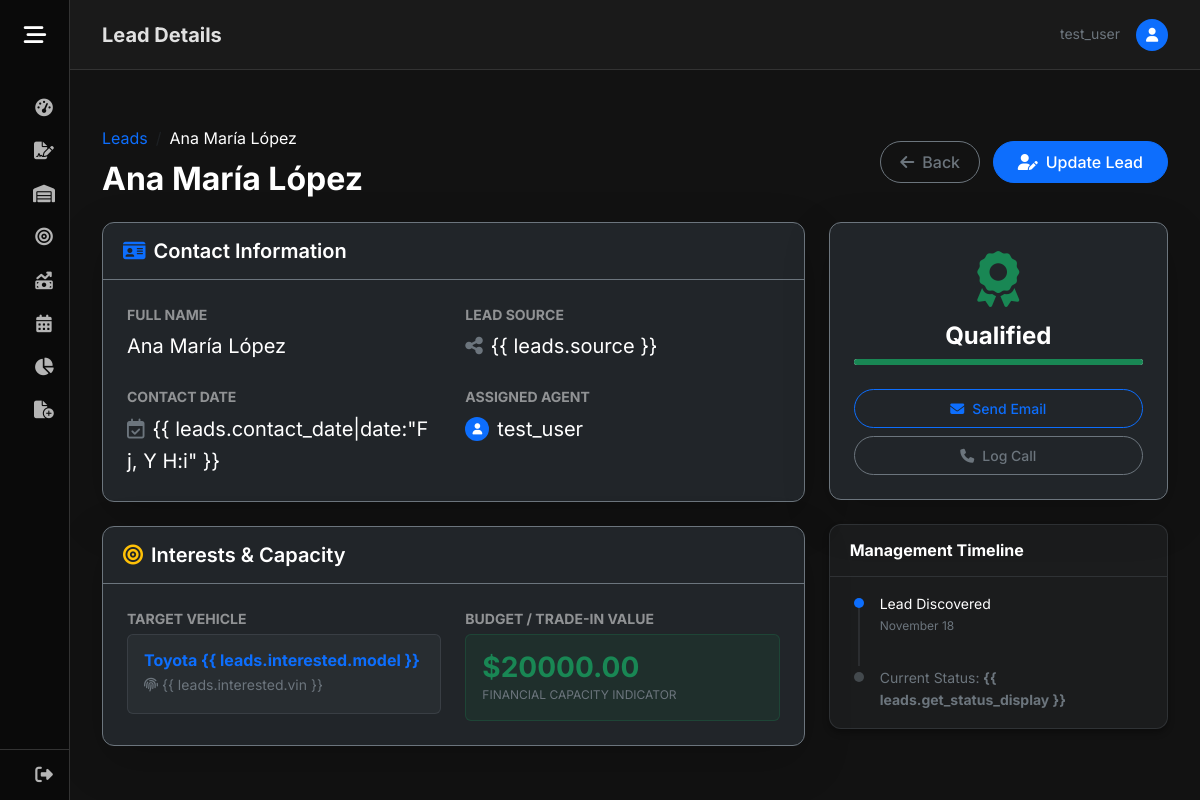
Screenshot of /show_lead/1 (signed in) with the database file from the repository.
### GDMFX/models.py (models this page shows, shortened)
class Leads(models.Model):
    name = models.CharField(max_length=150)
    interested = models.ForeignKey(Vehicles, on_delete=models.SET_NULL, null=True, blank=True)
    source = models.CharField(max_length=150)
    LEAD_STATUS_CHOICES = [
        ('Interested', 'Interested'),
        ('Contacted', 'Contacted'),
        ('Qualified', 'Qualified'),
    ]
    status = models.CharField(max_length=20, choices=LEAD_STATUS_CHOICES, default='Interested')
    user = models.ForeignKey(User, on_delete=models.SET_NULL, null=True, blank=True)
    contact_date = models.DateTimeField(null=True, blank=True)
    bullet = models.DecimalField(max_digits=12, decimal_places=2, null=True, blank=True)

class Vehicles(models.Model):
    vin = models.CharField(max_length=17, unique=True)
    brand = models.CharField(max_length=50)
    model = models.CharField(max_length=50)
    CONDITION_CHOICES = [
        ('Used', 'Used'),
        ('New', 'New'),
    ]
    condition = models.CharField(max_length=10, choices=CONDITION_CHOICES)
    km = models.IntegerField(default=0)
    color = models.CharField(max_length=50)
    price_adquisition = models.DecimalField(max_digits=12, decimal_places=2, null=True, blank=True)
    selling_price = models.DecimalField(max_digits=12, decimal_places=2, null=True, blank=True)
    integration_date = models.DateField(null=True, blank=True)
    STATUS_CHOICES = [
        ('Available', 'Available'),
        ('Sold', 'Sold'),
    ]
    status = models.CharField(max_length=10, choices=STATUS_CHOICES)
    user = models.ForeignKey(User, on_delete=models.CASCADE)

### GDMFX/views.py (the view)
# urls.py: path('show_lead/<int:id_lead>', views.show_lead, name='show_lead'),
@login_required
def show_lead(request, id_lead):
    lead = get_object_or_404(Leads, pk= id_lead, user = request.user)
    return render(request, 'show_lead.html', {'leads': lead})

### GDMFX/templates/show_lead.html (shortened to what this page needs)
{% extends 'base.html' %}
{% load static %}
{% block page_title %}Lead Details{% endblock %}
{% block content %}
<div class="row mb-4 align-items-center">
    <div class="col-md-6">
        <nav aria-label="breadcrumb">
            <ol class="breadcrumb mb-2">
                <li class="breadcrumb-item"><a href="{% url 'leads' %}"
                        class="text-primary text-decoration-none">Leads</a>
                </li>
                <li class="breadcrumb-item active text-white" aria-current="page">{{ leads.name }}</li>
            </ol>
        </nav>
        <h1 class="h2 mb-0 text-white fw-bold">{{ leads.name }}</h1>
    </div>
    <div class="col-md-6 text-md-end mt-3 mt-md-0">
        <a href="{% url 'leads' %}" class="btn btn-outline-secondary me-2 rounded-pill">
            <i class="fa-solid fa-arrow-left me-2"></i>Back
        </a>
        <a href="{% url 'update_lead' leads.id %}" class="btn btn-primary rounded-pill px-4">
            <i class="fa-solid fa-user-pen me-2"></i>Update Lead
        </a>
    </div>
</div>
<div class="row g-4">
    <div class="col-lg-8">
        <div class="card bg-dark border-secondary shadow-lg mb-4">
            <div class="card-header border-secondary bg-transparent py-3">
                <h5 class="card-title mb-0 text-white"><i class="fa-solid fa-id-card me-2 text-primary"></i>Contact
                    Information</h5>
            </div>
            <div class="card-body p-4">
                <div class="row g-4">
                    <div class="col-md-6">
                        <label class="text-white small text-uppercase fw-bold opacity-50 d-block mb-1">Full Name</label>
                        <p class="text-white fs-5 mb-0">{{ leads.name }}</p>
                    </div>
                    <div class="col-md-6">
                        <label class="text-white small text-uppercase fw-bold opacity-50 d-block mb-1">Lead
                            Source</label>
                        <p class="text-white fs-5 mb-0"><i class="fa-solid fa-share-nodes me-2 text-secondary"></i>{{
                            leads.source }}</p>
                    </div>
                    <div class="col-md-6">
                        <label class="text-white small text-uppercase fw-bold opacity-50 d-block mb-1">Contact
                            Date</label>
                        <p class="text-white fs-5 mb-0"><i
                                class="fa-regular fa-calendar-check me-2 text-secondary"></i>{{
                            leads.contact_date|date:"F j, Y H:i" }}</p>
                    </div>
                    <div class="col-md-6">
                        <label class="text-white small text-uppercase fw-bold opacity-50 d-block mb-1">Assigned
                            Agent</label>
                        <div class="d-flex align-items-center">
                            <div class="bg-primary rounded-circle me-2 d-flex align-items-center justify-content-center"
                                style="width: 24px; height: 24px;">
                                <i class="fa-solid fa-user text-white" style="font-size: 0.7rem;"></i>
                            </div>
                            <span class="text-white fs-5">{{ leads.user.username|default:"Unassigned" }}</span>
                        </div>
                    </div>
                </div>
            </div>
        </div>
        <div class="card bg-dark border-secondary shadow-lg">
            <div class="card-header border-secondary bg-transparent py-3">
                <h5 class="card-title mb-0 text-white"><i class="fa-solid fa-bullseye me-2 text-warning"></i>Interests &
                    Capacity</h5>
            </div>
            <div class="card-body p-4">
                <div class="row g-4">
                    <div class="col-md-6">
                        <label class="text-white small text-uppercase fw-bold opacity-50 d-block mb-1">Target
                            Vehicle</label>
                        {% if leads.interested %}
                        <a href="{% url 'show_details' leads.interested.id %}" class="text-decoration-none">
                            <div
                                class="p-3 rounded bg-secondary bg-opacity-10 border border-secondary border-opacity-25 card-hover-simple">
                                <h6 class="text-primary fw-bold mb-1">{{ leads.interested.brand }} {{
                                    leads.interested.model }}</h6>
                                <p class="text-secondary small mb-0"><i class="fa-solid fa-fingerprint me-1"></i>{{
                                    leads.interested.vin }}</p>
                            </div>
                        </a>
                        {% else %}
                        <p class="text-secondary fst-italic">No specific vehicle selected yet</p>
                        {% endif %}
                    </div>
                    <div class="col-md-6">
                        <label class="text-white small text-uppercase fw-bold opacity-50 d-block mb-1">Budget / Trade-in
                            Value</label>
                        <div class="p-3 rounded bg-success bg-opacity-10 border border-success border-opacity-25">
                            <h3 class="text-success fw-bold mb-0">${{ leads.bullet|default:"0.00" }}</h3>
                            <p class="text-secondary extra-small text-uppercase mb-0">Financial capacity indicator</p>
                        </div>
                    </div>
                </div>
            </div>
        </div>
    </div>
    <div class="col-lg-4">
        <div class="card bg-dark border-secondary shadow-lg mb-4">
            <div class="card-body p-4">
                <div class="text-center mb-4">
                    <div class="status-indicator-lead mb-3">
                        {% if leads.status == 'Qualified' %}
                        <div class="display-4 text-success"><i class="fa-solid fa-award"></i></div>
                        <h4 class="text-white fw-bold mt-2">Qualified</h4>
                        <div class="progress mt-2" style="height: 6px;">
                            <div class="progress-bar bg-success" style="width: 100%"></div>
                        </div>
                        {% elif leads.status == 'Contacted' %}
                        <div class="display-4 text-warning"><i class="fa-solid fa-comments"></i></div>
                        <h4 class="text-white fw-bold mt-2">Contacted</h4>
                        <div class="progress mt-2" style="height: 6px;">
                            <div class="progress-bar bg-warning" style="width: 66%"></div>
                        </div>
                        {% else %}
                        <div class="display-4 text-primary"><i class="fa-solid fa-user-plus"></i></div>
                        <h4 class="text-white fw-bold mt-2">New Interest</h4>
                        <div class="progress mt-2" style="height: 6px;">
                            <div class="progress-bar bg-primary" style="width: 33%"></div>
                        </div>
                        {% endif %}
                    </div>
                </div>
                <div class="d-grid gap-2">
                    <button class="btn btn-outline-primary btn-sm rounded-pill"><i
                            class="fa-solid fa-envelope me-2"></i>Send Email</button>
                    <button class="btn btn-outline-secondary btn-sm rounded-pill"><i
                            class="fa-solid fa-phone me-2"></i>Log Call</button>
                </div>
            </div>
        </div>
        <div class="card bg-secondary bg-opacity-10 border-secondary border-opacity-25 text-white">
            <div class="card-header bg-transparent border-secondary border-opacity-25 py-3">
                <h6 class="mb-0 fw-bold">Management Timeline</h6>
            </div>
            <div class="card-body py-3">
                <div class="timeline-simple">
                    <div class="d-flex mb-3">
                        <div class="me-3 position-relative">
                            <div class="bg-primary rounded-circle" style="width: 10px; height: 10px; margin-top: 5px;">
                            </div>
                            <div class="timeline-line bg-secondary position-absolute"
                                style="width: 2px; height: 100%; top: 15px; left: 4px; opacity: 0.2;"></div>
                        </div>
                        <div>
                            <p class="small text-white mb-0">Lead Discovered</p>
                            <p class="extra-small text-secondary">{{ leads.contact_date|date:"F d" }}</p>
                        </div>
                    </div>
                    <div class="d-flex">
                        <div class="me-3">
                            <div class="bg-secondary bg-opacity-50 rounded-circle"
                                style="width: 10px; height: 10px; margin-top: 5px;"></div>
                        </div>
                        <div>
                            <p class="small text-secondary mb-0">Current Status: <strong>{{ leads.get_status_display
                                    }}</strong></p>
                        </div>
                    </div>
                </div>
            </div>
        </div>
    </div>
</div>
{% endblock %}

### GDMFX/templates/base.html (shortened to what this page needs)
<!DOCTYPE html>
<html lang="en">
<head>
    {% load static %}
    <link href="https://cdn.jsdelivr.net/npm/bootstrap@5.3.3/dist/css/bootstrap.min.css" rel="stylesheet">
    <link rel="stylesheet" href="{% static 'css/base.css' %}?v=7">
    <link rel="stylesheet" href="https://cdnjs.cloudflare.com/ajax/libs/font-awesome/6.4.0/css/all.min.css">
    <link rel="stylesheet" href="https://cdn.jsdelivr.net/npm/flatpickr/dist/flatpickr.min.css">
    <link rel="stylesheet" type="text/css" href="https://npmcdn.com/flatpickr/dist/themes/dark.css">
</head>
<body class="{% if user.is_authenticated %}dashboard-body{% endif %}">
    {% if user.is_authenticated %}
    <div class="wrapper">
        <aside id="sidebar">
            <div class="sidebar-header d-flex align-items-center">
                <button id="toggle-btn" type="button" aria-label="Toggle Sidebar">
                    <i class="fa-solid fa-bars-staggered"></i>
                </button>
            </div>
            <ul class="sidebar-nav">
                <li class="sidebar-item">
                    <a href="{% url 'dashboard' %}"
                        class="sidebar-link {% if request.resolver_match.url_name == 'dashboard' %}active{% endif %}">
                        <i class="fa-solid fa-gauge-high"></i>
                    </a>
                </li>
                <li class="sidebar-item">
                    <a href="{% url 'contract' %}"
                        class="sidebar-link {% if 'contract' in request.path %}active{% endif %}">
                        <i class="fa-solid fa-file-signature"></i>
                    </a>
                </li>
                <li class="sidebar-item">
                    <a href="{% url 'inventory' %}"
                        class="sidebar-link {% if 'inventory' in request.path %}active{% endif %}">
                        <i class="fa-solid fa-warehouse"></i>
                    </a>
                </li>
                <li class="sidebar-item">
                    <a href="{% url 'leads' %}" class="sidebar-link {% if 'leads' in request.path %}active{% endif %}">
                        <i class="fa-solid fa-bullseye"></i>
                    </a>
                </li>
                <li class="sidebar-item">
                    <a href="{% url 'sales' %}" class="sidebar-link {% if 'sales' in request.path %}active{% endif %}">
                        <i class="fa-solid fa-money-bill-trend-up"></i>
                    </a>
                </li>
                <li class="sidebar-item">
                    <a href="{% url 'meets' %}" class="sidebar-link {% if 'meets' in request.path %}active{% endif %}">
                        <i class="fa-solid fa-calendar-days"></i>
                    </a>
                </li>
                <li class="sidebar-item">
                    <a href="{% url 'reports' %}" class="sidebar-link">
                        <i class="fa-solid fa-chart-pie"></i>
                    </a>
                </li>
                <li class="sidebar-item">
                    <a href="#" id="newEntryToggle" class="sidebar-link dropdown-toggle collapsed"
                        data-bs-toggle="collapse" data-bs-target="#formsSubmenu">
                        <i class="fa-solid fa-file-circle-plus"></i>
                    </a>
                </li>
            </ul>
            <div class="sidebar-footer">
                <a href="{% url 'logout' %}" class="sidebar-link logout-link">
                    <i class="fa-solid fa-right-from-bracket"></i>
                </a>
            </div>
        </aside>
        <main class="main">
            <nav class="navbar navbar-top mb-4">
                <div class="container-fluid px-0">
                    <h2 class="h5 mb-0 fw-bold">{% block page_title %}Overview{% endblock %}</h2>
                    <div class="ms-auto d-flex align-items-center">
                        <span class="text-secondary small me-3 d-none d-md-inline">{{ user.username }}</span>
                        <div class="bg-primary rounded-circle"
                            style="width: 32px; height: 32px; display: flex; align-items: center; justify-content: center;">
                            <i class="fa-solid fa-user text-white small"></i>
                        </div>
                    </div>
                </div>
            </nav>
            <div class="content-container">
                {% block content %}{% endblock %}
            </div>
        </main>
    </div>
    {% else %}
    <div class="auth-container">
        {% block auth_content %}
        {% endblock %}
    </div>
    {% endif %}
</body>
</html>

### rows the page displays
Leads: name "Ana María López", user.username "test_user", interested.brand "Toyota", bullet "20000.00", contact_date "November 18"

### other values shown
{{ user.username }} "test_user"
